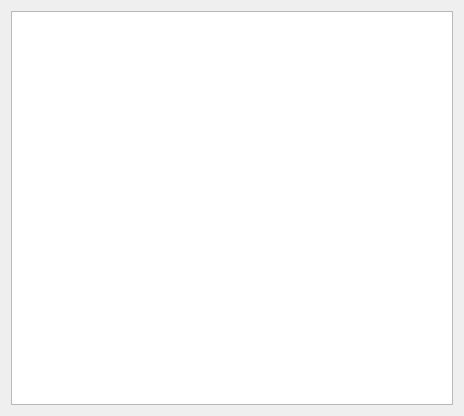
<?xml version="1.0" encoding="UTF-8"?>
<ui version="4.0">
 <class>VariablePool</class>
 <widget class="QDialog" name="VariablePool">
  <property name="geometry">
   <rect>
    <x>0</x>
    <y>0</y>
    <width>464</width>
    <height>416</height>
   </rect>
  </property>
  <property name="windowTitle">
   <string>变量池</string>
  </property>
  <property name="windowIcon">
   <iconset resource="../images.qrc">
    <normaloff>:/按钮图标/窗体/res/图标.png</normaloff>:/按钮图标/窗体/res/图标.png</iconset>
  </property>
  <layout class="QVBoxLayout" name="verticalLayout">
   <item>
    <widget class="QTableView" name="tableView">
     <property name="alternatingRowColors">
      <bool>false</bool>
     </property>
    </widget>
   </item>
  </layout>
 </widget>
 <resources>
  <include location="../images.qrc"/>
 </resources>
 <connections/>
</ui>
